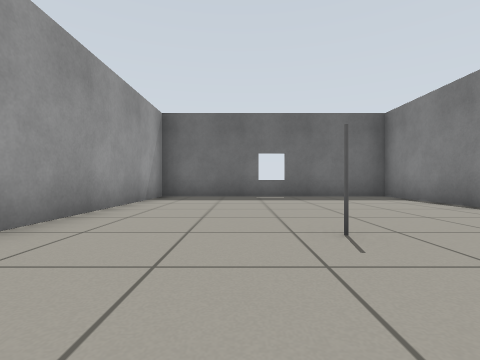
[1] (above)

16 first-person views from a walk through a robot-simulator world made for Gazebo. The camera is 0.5 m above the floor, looks level and sees 85° across. The floor is counted in squares, 1 m on a side. Each view is taken from the middle of a square. On the plan, view 1 faces up. The plan holds only what a view shows up to about 9 squares ahead; the rest is blank. The robots in the file are not drawn.

[2]
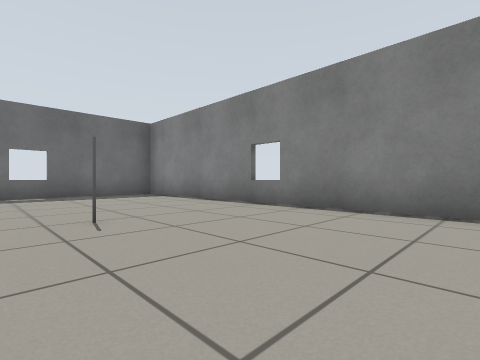

[3]
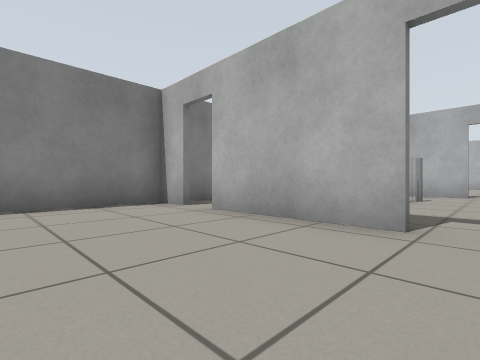

[4]
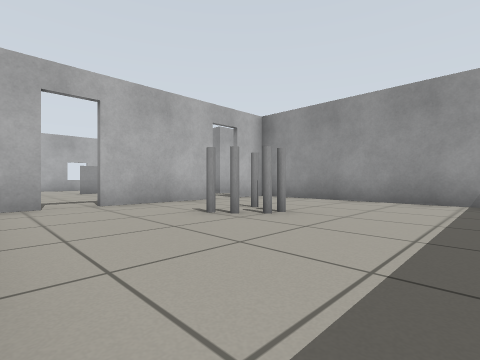

[5]
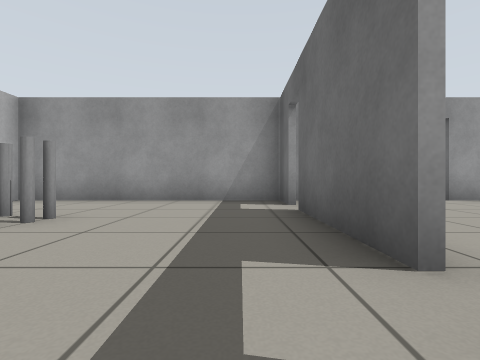

[6]
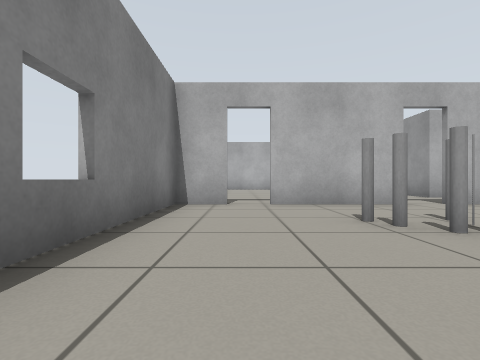

[7]
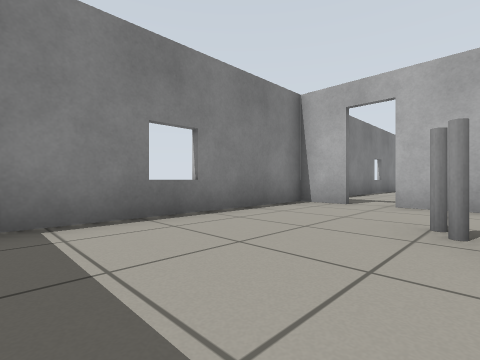

[8]
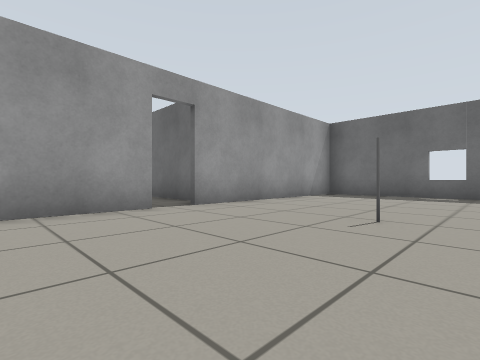

[9]
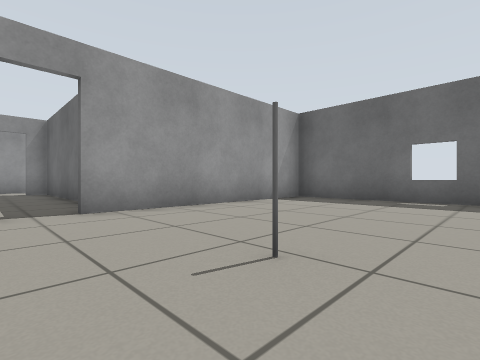

[10]
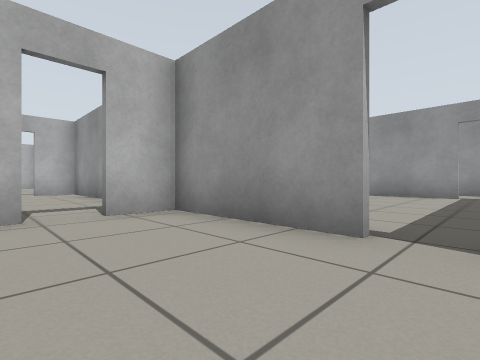

[11]
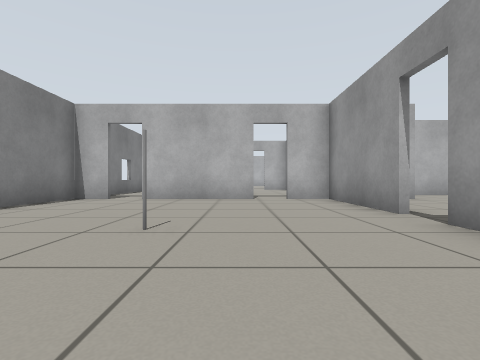

[12]
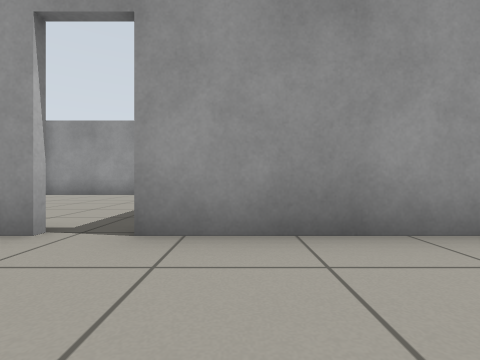

[13]
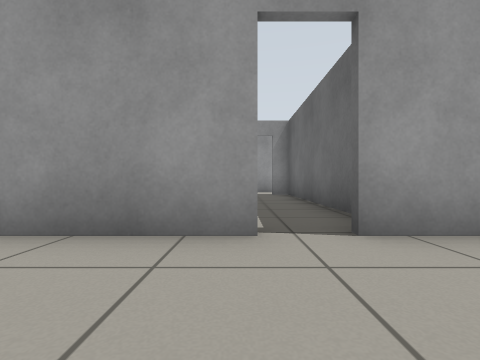

[14]
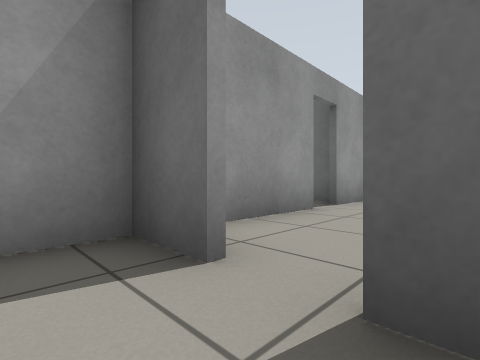

[15]
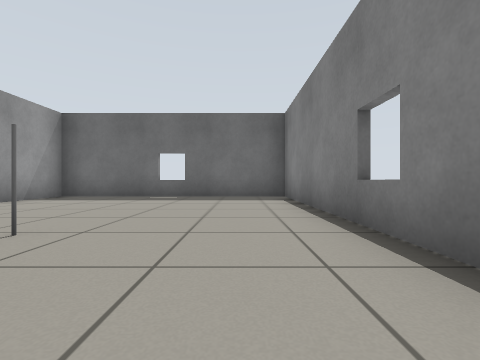

[16]
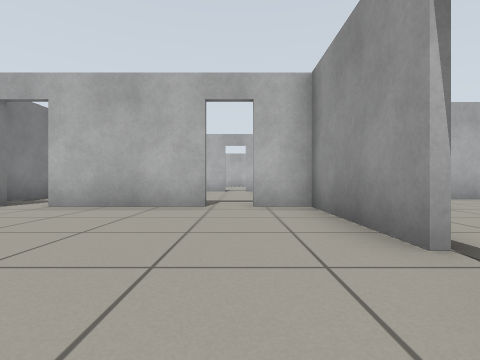

### Floor plan
Points are (right, up) in squares from view 1. A wall is a line through its corners. A room is listed if a view was taken in it or the views show most of it. See-through windows are left out.
Room 1 (views 1, 2, 3, 8, 9, 10, 11, 12, 13, 15, 16)
walls: (-2.3, 1.2) (-2.3, -1.9) (-1.2, -1.9); (-0.4, -1.9) (2.6, -1.9); (3.4, -1.9) (4.4, -1.9); (4.3, -1.9) (4.3, 7.8) (-2.3, 7.8) (-2.3, 2)
ways out: open door at (-1, -2) to room 2; open door at (3, -2) to room 2; open door at (-2, 1.5)
objects: grey pole (1, 2)
Room 2 (views 4, 5, 6, 7, 14)
walls: (2.6, -2) (-0.4, -2); (3.3, -8.4) (4.3, -8.4) (4.3, -1.9); (-0.4, -8.4) (2.4, -8.4); (-1.2, -2) (-2.3, -2) (-2.3, -8.4) (-1.2, -8.4)
ways out: open door at (-1, -2) to room 1; open door at (3, -2) to room 1; open door at (-1, -8.5); open door at (3, -8.5)
objects: grey pole (0, -6); grey pole (1, -6); grey pole (1, -5)

Where each view was taken, in squares from view 1:
view 1: 0 up, 0 right, facing up
view 2: 1 down, 0 right, facing up-right
view 3: 1 up, 1 left, facing down-right
view 4: 3 down, 4 right, facing down-left
view 5: 3 down, 4 right, facing left
view 6: 3 down, 3 right, facing down
view 7: 3 down, 1 right, facing down-right
view 8: 1 down, 2 right, facing up-left
view 9: 1 up, 2 right, facing up-left
view 10: 2 up, 0 right, facing down-left
view 11: 5 up, 0 right, facing down
view 12: 3 up, 0 right, facing left
view 13: 1 up, 0 right, facing left
view 14: 3 down, 0 right, facing up-left
view 15: 0 up, 3 right, facing up
view 16: 3 up, 1 left, facing down
